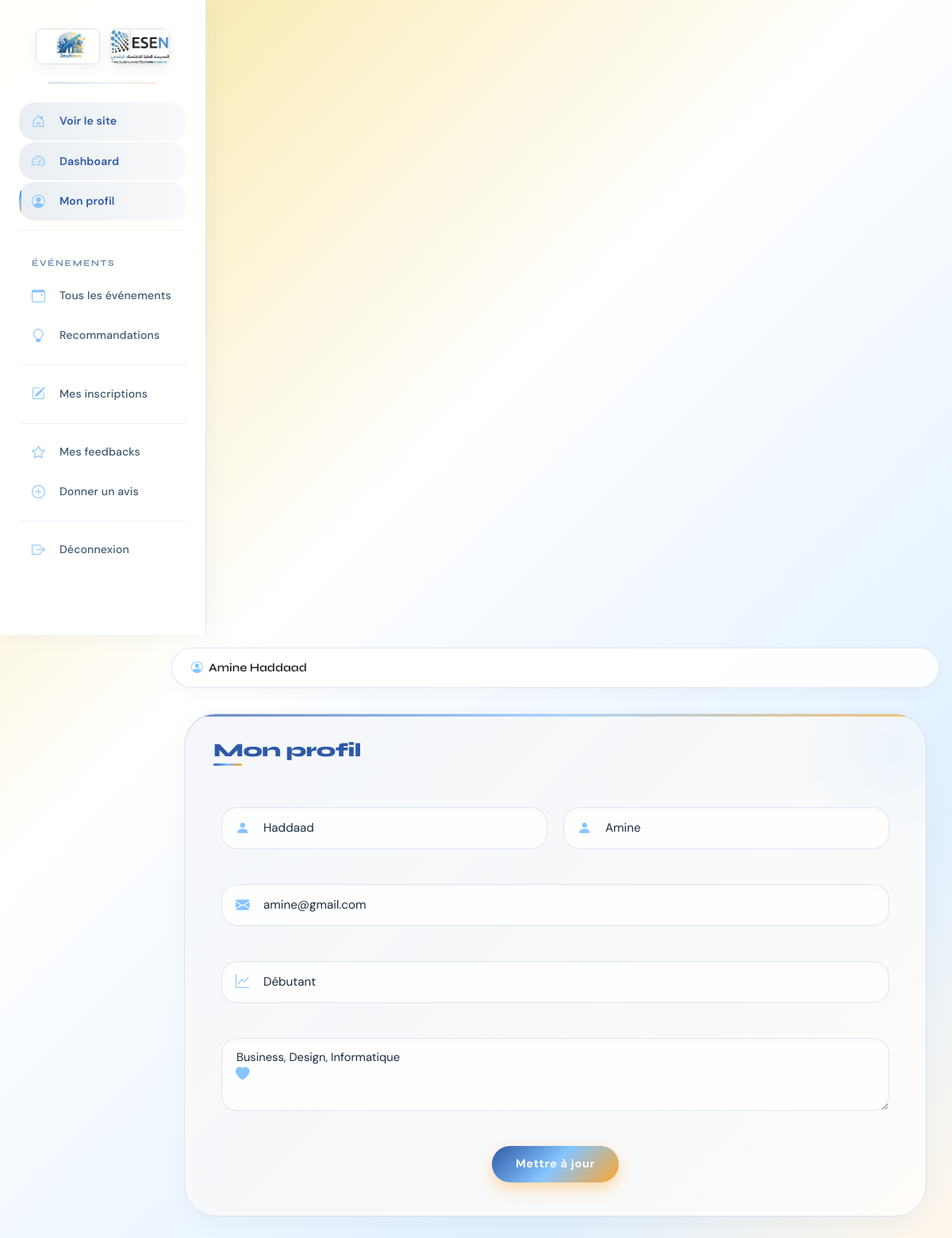
Page /participant/profil.php (signed in) on the committed database.
### tables this page shows
CREATE TABLE `participant` (
  `id_user` int(11) NOT NULL,
  `niveau` varchar(50) DEFAULT NULL,
  `centre_interet` text DEFAULT NULL
);

CREATE TABLE `utilisateur` (
  `id_user` int(11) NOT NULL,
  `nom` varchar(100) DEFAULT NULL,
  `prenom` varchar(100) DEFAULT NULL,
  `email` varchar(150) DEFAULT NULL,
  `mot_de_passe` varchar(255) NOT NULL
);

### participant/config.php (called while the page is built, shortened)
<?php
function getParticipantInfo($pdo) {
    $stmt = $pdo->prepare("SELECT u.*, p.niveau, p.centre_interet
                           FROM Utilisateur u
                           JOIN Participant p ON u.id_user = p.id_user
                           WHERE u.id_user = ?");
    $stmt->execute([$_SESSION['user_id']]);
    return $stmt->fetch();
}
?>

### participant/profil.php (the view, shortened to what this page needs)
<?php
require_once 'includes/header.php';
?>
<div class="responsible-card">
    <h2>Mon profil</h2>
    <form method="post" class="row g-4">
        <div class="col-md-6"><div class="input-group-icon"><i class="bi bi-person-fill input-icon"></i><input name="nom" class="form-control form-control-premium" value="<?= htmlspecialchars($info['nom']) ?>" required></div></div>
        <div class="col-md-6"><div class="input-group-icon"><i class="bi bi-person-fill input-icon"></i><input name="prenom" class="form-control form-control-premium" value="<?= htmlspecialchars($info['prenom']) ?>" required></div></div>
        <div class="col-12"><div class="input-group-icon"><i class="bi bi-envelope-fill input-icon"></i><input type="email" name="email" class="form-control form-control-premium" value="<?= htmlspecialchars($info['email']) ?>" required></div></div>
        <div class="col-12"><div class="input-group-icon"><i class="bi bi-graph-up input-icon"></i><input name="niveau" class="form-control form-control-premium" value="<?= htmlspecialchars($info['niveau']) ?>" placeholder="Niveau d'étude"></div></div>
        <div class="col-12"><div class="input-group-icon"><i class="bi bi-heart-fill input-icon"></i><textarea name="centre_interet" class="form-control form-control-premium" rows="3" placeholder="Centres d'intérêt (séparés par des virgules)"><?= htmlspecialchars($info['centre_interet']) ?></textarea></div></div>
        <div class="col-12 text-center"><button class="btn btn-submit btn-lg">Mettre à jour</button></div>
    </form>
</div>
<?php require_once 'includes/footer.php'; ?>

### participant/includes/header.php (shortened to what this page needs)
<?php
require_once __DIR__ . '/../config.php';
$info = getParticipantInfo($pdo);
?>
<!DOCTYPE html>
<html lang="fr">
<head>
    <link href="https://cdn.jsdelivr.net/npm/bootstrap@5.3.0-alpha1/dist/css/bootstrap.min.css" rel="stylesheet">
    <link href="https://cdn.jsdelivr.net/npm/bootstrap-icons@1.11.3/font/bootstrap-icons.min.css" rel="stylesheet">
    <link href="/jeunova/css/style.css" rel="stylesheet">
    <link href="/jeunova/css/responsable-style.css" rel="stylesheet">
</head>
<body>
<div class="container-fluid">
    <div class="row">
        <div class="col-md-3 col-lg-2 px-0 sidebar" id="sidebar">
            <div class="p-3">
                <div class="text-center mb-4">
                    <a href="/jeunova/index.php" class="logo-3d">
                        <img src="/jeunova/images/logo.jfif" alt="JeuNova" height="45" class="rounded-3 border">
                    </a>
                    <a href="/jeunova/index.php" class="logo-3d ms-2">
                        <img src="/jeunova/images/esen.jfif" alt="ESEN" height="45" class="rounded-3 border">
                    </a>
                </div>
                <div class="nav flex-column">
                    <div class="nav-item"><a href="/jeunova/index.php" target="_blank"><i class="bi bi-house-door me-2"></i> Voir le site</a></div>
                    <div class="nav-item"><a href="/jeunova/participant/index.php"><i class="bi bi-speedometer2 me-2"></i> Dashboard</a></div>
                    <div class="nav-item"><a href="/jeunova/participant/profil.php"><i class="bi bi-person-circle me-2"></i> Mon profil</a></div>
                    <hr>
                    <div class="nav-item"><strong>Événements</strong></div>
                    <div class="nav-item"><a href="/jeunova/participant/evenements/list.php"><i class="bi bi-calendar-event me-2"></i> Tous les événements</a></div>
                    <div class="nav-item"><a href="/jeunova/participant/recommendations/suggestions.php"><i class="bi bi-lightbulb me-2"></i> Recommandations</a></div>
                    <hr>
                    <div class="nav-item"><a href="/jeunova/participant/inscriptions/mes_inscriptions.php"><i class="bi bi-pencil-square me-2"></i> Mes inscriptions</a></div>
                    <hr>
                    <div class="nav-item"><a href="/jeunova/participant/feedback/mes_feedbacks.php"><i class="bi bi-star me-2"></i> Mes feedbacks</a></div>
                    <div class="nav-item"><a href="/jeunova/participant/feedback/add.php"><i class="bi bi-plus-circle me-2"></i> Donner un avis</a></div>
                    <hr>
                    <div class="nav-item"><a href="/jeunova/participant/logout.php"><i class="bi bi-box-arrow-right me-2"></i> Déconnexion</a></div>
                </div>
            </div>
        </div>
        <div class="col-md-9 col-lg-10 ms-sm-auto px-0">
            <div class="navbar-top p-3 d-flex justify-content-between align-items-center">
                <div class="fw-semibold text-dark">
                    <i class="bi bi-person-circle me-1"></i> <?= htmlspecialchars($info['prenom'] . ' ' . $info['nom']) ?>
                </div>
            </div>
            <div class="container-fluid p-3">

### css/style.css (style rules this page uses)
:root { --primary: #3b82f6; --primary-dark: #2563eb; --secondary: #8b5cf6; --accent: #06b6d4; --dark: #0f172a; --light-bg: #f8fafc; --glass: rgba(255, 255, 255, 0.95); }
* { font-family: 'Inter', sans-serif; margin: 0; padding: 0; box-sizing: border-box; }
body { background: var(--light-bg); color: var(--dark); scroll-behavior: smooth; overflow-x: hidden; }
.form-control-premium { border: 1px solid #e2e8f0; border-radius: 20px; padding: 12px 20px 12px 48px; transition: all 0.2s; }
.input-group-icon { position: relative; }
.input-icon { position: absolute; left: 18px; top: 50%; transform: translateY(-50%); color: var(--primary); z-index: 2; font-size: 1.2rem; }
.btn-submit { background: linear-gradient(90deg, var(--primary), var(--secondary)); border: none; border-radius: 40px; padding: 12px 32px; font-weight: 600; transition: all 0.3s; box-shadow: 0 8px 20px -6px var(--primary); color: white; }

### rows in the picture
participant: id_user.nom "Amine Haddaad", nom "Haddaad", prenom "Amine", email "amine@gmail.com", niveau "Débutant", centre_interet "Business, Design, Informatique"
